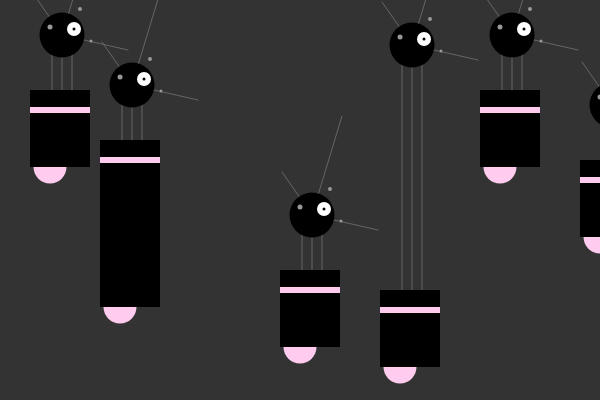
Frame 1 (no input)
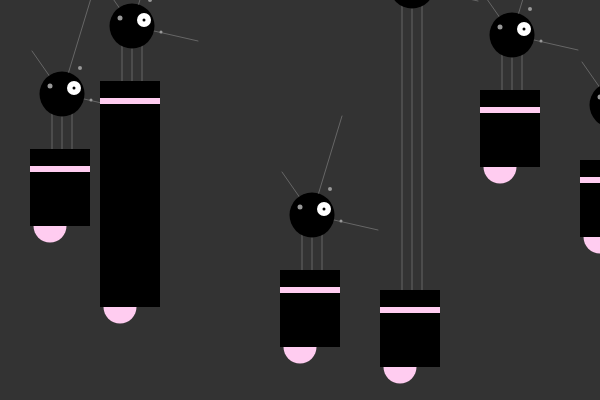
Frame 60 (no input)
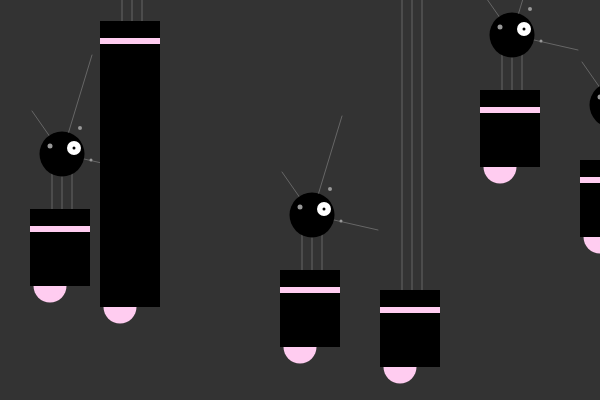
Frame 120 (the mouse pressed at the canvas centre since frame 60)

The p5.js sketch that drew these frames (run headless with seeded random() and noise() and a simulated clock; from frame 60 on, the mouse is pressed at the canvas centre):

// p5.js sketch
// ── sketch.js
var move={
	yspeed:1,
	y:200,
	bodyHeight:115,
	bodyspeed:1,
	neckHeight:10,
	neckspeed:-1,
	limit:320
};
function setup(){
	createCanvas(600, 400);
}

function draw(){
	background(51);
	drawrobot(50, move.y, 110, 10);
	drawrobot(120, 340, move.y, 10);
	drawrobot(300, 380, 110, 10);
	drawrobot(400, 400, 110, move.y);
	drawrobot(500, 200, 110, 10);
	drawrobot(600, 270, 110, 10);
	drawrobot(700, 400, 110, 10);
move.y+=move.yspeed;
move.bodyHeight+=move.bodyspeed;
move.neckHeight+=move.neckspeed;
if(move.y>move.limit || move.y<180){
	move.yspeed*=-1;
	move.limit=random(0,height);
	}
} 
if(move.bodyHeight >140 || move.bodyHeight < 80){
	move.bodyspeed*=-1;
}
if(move.neckHeight > move.bodyHeight || move.neckHeight < 8){
	move.neckspeed*=-1;
}
// ── robot.js
function drawrobot(x, y, bodyHeight, neckHeight){
	r= 45;
	ny = y - bodyHeight - neckHeight - r;
//Neck
stroke(102);
line(x+2, y-bodyHeight, x+2, ny);
line(x+12, y-bodyHeight, x+12, ny);
line(x+22, y-bodyHeight, x+22, ny);

//Antennae
line(x+12, ny, x-18, ny-43);
line(x+12, ny, x+42, ny-99);
line(x+12, ny, x+78, ny+15);

//body
noStroke();
fill(255,204,240);
ellipse(x, y-33, 33, 33);
fill(0);
rect(x-20, y-bodyHeight, 60, bodyHeight-33);
fill(255, 204, 240);
rect(x-20, y-bodyHeight+17, 60, 6);


//Head
fill(0);
ellipse(x+12, ny, r, r);
fill(255);
ellipse(x+24, ny-6, 14, 14);
fill(0);
ellipse(x+24, ny-6, 3, 3);
fill(153);
ellipse(x, ny-8, 5, 5);
ellipse(x+30, ny-26, 4, 4);
ellipse(x+41, ny+6, 3, 3);
}
